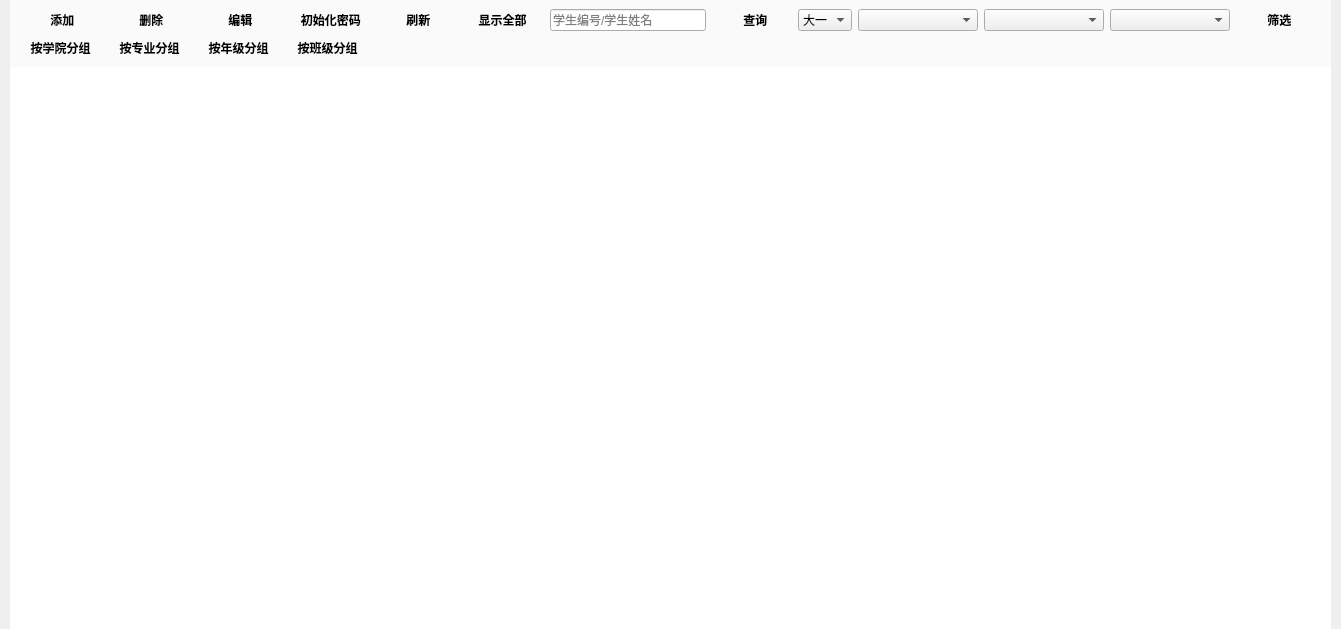
<?xml version="1.0" encoding="UTF-8"?>
<ui version="4.0">
 <class>FormStudent</class>
 <widget class="QWidget" name="FormStudent">
  <property name="geometry">
   <rect>
    <x>0</x>
    <y>0</y>
    <width>1341</width>
    <height>629</height>
   </rect>
  </property>
  <property name="windowTitle">
   <string>Form</string>
  </property>
  <property name="styleSheet">
   <string notr="true">#FormCollege
{
	
	background-color: #ffffff;
}
#widgetTop
{
	
	background-color: #FAFAFA;
}

QToolButton {
border: none;
border-radius: 3px;
background-color: #FAFAFA;
min-width: 80px;
font-family: &quot;Microsoft YaHei&quot;;
font-size:9pt;
font-weight: bold;
color:black;
}

QToolButton:hover {
border: none;
border-radius: 3px;
background-color: #EBF8FF;
min-width: 80px;
font-family: &quot;Microsoft YaHei&quot;;
font-size:9pt;
font-weight: bold;
color:gray;
}


QTableView
{
	border:none;
}

Qlabel
{
	color: rgb(255, 0, 0);
	font: 75 9pt &quot;微软雅黑&quot;;
}</string>
  </property>
  <layout class="QGridLayout" name="gridLayout_3">
   <property name="leftMargin">
    <number>10</number>
   </property>
   <property name="topMargin">
    <number>0</number>
   </property>
   <property name="rightMargin">
    <number>10</number>
   </property>
   <property name="bottomMargin">
    <number>0</number>
   </property>
   <property name="spacing">
    <number>0</number>
   </property>
   <item row="0" column="0">
    <widget class="QWidget" name="widgetTop" native="true">
     <layout class="QGridLayout" name="gridLayout">
      <item row="0" column="10">
       <widget class="QComboBox" name="comboMajor">
        <property name="minimumSize">
         <size>
          <width>120</width>
          <height>0</height>
         </size>
        </property>
        <property name="maximumSize">
         <size>
          <width>240</width>
          <height>16777215</height>
         </size>
        </property>
       </widget>
      </item>
      <item row="0" column="7">
       <widget class="QToolButton" name="tBtnQuery">
        <property name="minimumSize">
         <size>
          <width>80</width>
          <height>0</height>
         </size>
        </property>
        <property name="maximumSize">
         <size>
          <width>70</width>
          <height>16777215</height>
         </size>
        </property>
        <property name="text">
         <string>  查询</string>
        </property>
        <property name="icon">
         <iconset resource="../icon.qrc">
          <normaloff>:/res/icon/query.png</normaloff>:/res/icon/query.png</iconset>
        </property>
        <property name="toolButtonStyle">
         <enum>Qt::ToolButtonTextBesideIcon</enum>
        </property>
       </widget>
      </item>
      <item row="0" column="6">
       <widget class="QLineEdit" name="leQuery">
        <property name="maximumSize">
         <size>
          <width>200</width>
          <height>16777215</height>
         </size>
        </property>
        <property name="text">
         <string/>
        </property>
        <property name="placeholderText">
         <string>学生编号/学生姓名</string>
        </property>
       </widget>
      </item>
      <item row="0" column="2">
       <widget class="QToolButton" name="tBtnEdit">
        <property name="enabled">
         <bool>false</bool>
        </property>
        <property name="minimumSize">
         <size>
          <width>80</width>
          <height>0</height>
         </size>
        </property>
        <property name="maximumSize">
         <size>
          <width>70</width>
          <height>16777215</height>
         </size>
        </property>
        <property name="text">
         <string>  编辑</string>
        </property>
        <property name="icon">
         <iconset resource="../icon.qrc">
          <normaloff>:/res/icon/zedit.png</normaloff>:/res/icon/zedit.png</iconset>
        </property>
        <property name="toolButtonStyle">
         <enum>Qt::ToolButtonTextBesideIcon</enum>
        </property>
       </widget>
      </item>
      <item row="0" column="0">
       <widget class="QToolButton" name="tBtnAdd">
        <property name="minimumSize">
         <size>
          <width>80</width>
          <height>0</height>
         </size>
        </property>
        <property name="maximumSize">
         <size>
          <width>70</width>
          <height>16777215</height>
         </size>
        </property>
        <property name="text">
         <string>  添加</string>
        </property>
        <property name="icon">
         <iconset resource="../icon.qrc">
          <normaloff>:/res/icon/zadd.png</normaloff>:/res/icon/zadd.png</iconset>
        </property>
        <property name="popupMode">
         <enum>QToolButton::DelayedPopup</enum>
        </property>
        <property name="toolButtonStyle">
         <enum>Qt::ToolButtonTextBesideIcon</enum>
        </property>
        <property name="arrowType">
         <enum>Qt::NoArrow</enum>
        </property>
       </widget>
      </item>
      <item row="0" column="3">
       <widget class="QToolButton" name="tBtnDefaultPswd">
        <property name="enabled">
         <bool>false</bool>
        </property>
        <property name="minimumSize">
         <size>
          <width>80</width>
          <height>0</height>
         </size>
        </property>
        <property name="maximumSize">
         <size>
          <width>16777215</width>
          <height>16777215</height>
         </size>
        </property>
        <property name="text">
         <string>  初始化密码</string>
        </property>
        <property name="icon">
         <iconset resource="../icon.qrc">
          <normaloff>:/res/icon/initpswd.png</normaloff>:/res/icon/initpswd.png</iconset>
        </property>
        <property name="iconSize">
         <size>
          <width>25</width>
          <height>20</height>
         </size>
        </property>
        <property name="toolButtonStyle">
         <enum>Qt::ToolButtonTextBesideIcon</enum>
        </property>
       </widget>
      </item>
      <item row="0" column="12">
       <widget class="QToolButton" name="tBtnScreen">
        <property name="minimumSize">
         <size>
          <width>80</width>
          <height>0</height>
         </size>
        </property>
        <property name="maximumSize">
         <size>
          <width>70</width>
          <height>16777215</height>
         </size>
        </property>
        <property name="text">
         <string>  筛选</string>
        </property>
        <property name="icon">
         <iconset resource="../icon.qrc">
          <normaloff>:/res/icon/screen.png</normaloff>:/res/icon/screen.png</iconset>
        </property>
        <property name="toolButtonStyle">
         <enum>Qt::ToolButtonTextBesideIcon</enum>
        </property>
       </widget>
      </item>
      <item row="0" column="8">
       <widget class="QComboBox" name="comboGrade">
        <item>
         <property name="text">
          <string>大一</string>
         </property>
        </item>
        <item>
         <property name="text">
          <string>大二</string>
         </property>
        </item>
        <item>
         <property name="text">
          <string>大三</string>
         </property>
        </item>
        <item>
         <property name="text">
          <string>大四</string>
         </property>
        </item>
       </widget>
      </item>
      <item row="0" column="4">
       <widget class="QToolButton" name="tBtnRefresh">
        <property name="minimumSize">
         <size>
          <width>80</width>
          <height>0</height>
         </size>
        </property>
        <property name="maximumSize">
         <size>
          <width>70</width>
          <height>16777215</height>
         </size>
        </property>
        <property name="text">
         <string>  刷新</string>
        </property>
        <property name="icon">
         <iconset resource="../icon.qrc">
          <normaloff>:/res/icon/zrefresh.png</normaloff>:/res/icon/zrefresh.png</iconset>
        </property>
        <property name="toolButtonStyle">
         <enum>Qt::ToolButtonTextBesideIcon</enum>
        </property>
       </widget>
      </item>
      <item row="1" column="4" colspan="10">
       <spacer name="horizontalSpacer">
        <property name="orientation">
         <enum>Qt::Horizontal</enum>
        </property>
        <property name="sizeHint" stdset="0">
         <size>
          <width>40</width>
          <height>20</height>
         </size>
        </property>
       </spacer>
      </item>
      <item row="1" column="3">
       <widget class="QToolButton" name="tBtnClassGroup">
        <property name="text">
         <string>按班级分组</string>
        </property>
        <property name="icon">
         <iconset resource="../icon.qrc">
          <normaloff>:/res/icon/class.png</normaloff>:/res/icon/class.png</iconset>
        </property>
        <property name="iconSize">
         <size>
          <width>25</width>
          <height>25</height>
         </size>
        </property>
        <property name="checkable">
         <bool>false</bool>
        </property>
        <property name="toolButtonStyle">
         <enum>Qt::ToolButtonTextBesideIcon</enum>
        </property>
       </widget>
      </item>
      <item row="0" column="11">
       <widget class="QComboBox" name="comboClass">
        <property name="minimumSize">
         <size>
          <width>120</width>
          <height>0</height>
         </size>
        </property>
        <property name="maximumSize">
         <size>
          <width>240</width>
          <height>16777215</height>
         </size>
        </property>
       </widget>
      </item>
      <item row="0" column="9">
       <widget class="QComboBox" name="comboCollege">
        <property name="minimumSize">
         <size>
          <width>120</width>
          <height>0</height>
         </size>
        </property>
        <property name="maximumSize">
         <size>
          <width>240</width>
          <height>16777215</height>
         </size>
        </property>
       </widget>
      </item>
      <item row="1" column="2">
       <widget class="QToolButton" name="tBtnGradeGroup">
        <property name="text">
         <string>按年级分组</string>
        </property>
        <property name="icon">
         <iconset resource="../icon.qrc">
          <normaloff>:/res/icon/grade.png</normaloff>:/res/icon/grade.png</iconset>
        </property>
        <property name="checkable">
         <bool>false</bool>
        </property>
        <property name="toolButtonStyle">
         <enum>Qt::ToolButtonTextBesideIcon</enum>
        </property>
       </widget>
      </item>
      <item row="1" column="0">
       <widget class="QToolButton" name="tBtnCollegeGroup">
        <property name="text">
         <string>按学院分组</string>
        </property>
        <property name="icon">
         <iconset resource="../icon.qrc">
          <normaloff>:/res/icon/college.png</normaloff>:/res/icon/college.png</iconset>
        </property>
        <property name="checkable">
         <bool>false</bool>
        </property>
        <property name="checked">
         <bool>false</bool>
        </property>
        <property name="toolButtonStyle">
         <enum>Qt::ToolButtonTextBesideIcon</enum>
        </property>
       </widget>
      </item>
      <item row="1" column="1">
       <widget class="QToolButton" name="tBtnMajorGroup">
        <property name="text">
         <string>按专业分组</string>
        </property>
        <property name="icon">
         <iconset resource="../icon.qrc">
          <normaloff>:/res/icon/major.png</normaloff>:/res/icon/major.png</iconset>
        </property>
        <property name="checkable">
         <bool>false</bool>
        </property>
        <property name="toolButtonStyle">
         <enum>Qt::ToolButtonTextBesideIcon</enum>
        </property>
       </widget>
      </item>
      <item row="0" column="1">
       <widget class="QToolButton" name="tBtnDelete">
        <property name="enabled">
         <bool>false</bool>
        </property>
        <property name="minimumSize">
         <size>
          <width>80</width>
          <height>0</height>
         </size>
        </property>
        <property name="maximumSize">
         <size>
          <width>70</width>
          <height>16777215</height>
         </size>
        </property>
        <property name="text">
         <string>  删除</string>
        </property>
        <property name="icon">
         <iconset resource="../icon.qrc">
          <normaloff>:/res/icon/zdelete.png</normaloff>:/res/icon/zdelete.png</iconset>
        </property>
        <property name="toolButtonStyle">
         <enum>Qt::ToolButtonTextBesideIcon</enum>
        </property>
       </widget>
      </item>
      <item row="0" column="5">
       <widget class="QToolButton" name="tBtnShowAll">
        <property name="minimumSize">
         <size>
          <width>80</width>
          <height>0</height>
         </size>
        </property>
        <property name="maximumSize">
         <size>
          <width>16777215</width>
          <height>16777215</height>
         </size>
        </property>
        <property name="text">
         <string>显示全部</string>
        </property>
        <property name="icon">
         <iconset resource="../icon.qrc">
          <normaloff>:/res/icon/all.png</normaloff>:/res/icon/all.png</iconset>
        </property>
        <property name="toolButtonStyle">
         <enum>Qt::ToolButtonTextBesideIcon</enum>
        </property>
       </widget>
      </item>
     </layout>
     <widget class="QLabel" name="labelTips">
      <property name="geometry">
       <rect>
        <x>1152</x>
        <y>0</y>
        <width>16</width>
        <height>17</height>
       </rect>
      </property>
      <property name="text">
       <string/>
      </property>
     </widget>
    </widget>
   </item>
   <item row="1" column="0">
    <widget class="QTableView" name="tableView"/>
   </item>
  </layout>
 </widget>
 <resources>
  <include location="../icon.qrc"/>
 </resources>
 <connections/>
</ui>
